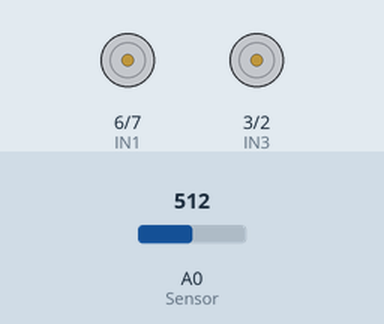
Simulated run of this sketch. Board: Arduino Uno, built with avr-gcc and run on an emulated ATmega328P. Shown: motor-driver pin pairs drawn as motors (green arrow = first pin HIGH = forward, orange = second pin HIGH = backward, longer = more drive, scaled by the enable pin). The inputs (shaded band) are chosen by the test bench; at power-on: A0 (Sensor) = 512.

Above: at 1.4 s.
1.5 s: A0 (Sensor) set to 530
At 3.0 s:
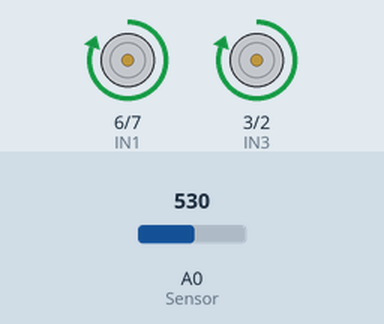
3.3 s: A0 (Sensor) set to 511
At 3.5 s:
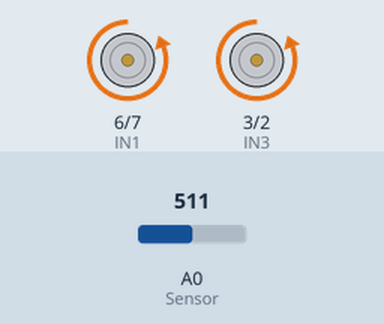
6.5 s: A0 (Sensor) set to 716
At 6.8 s:
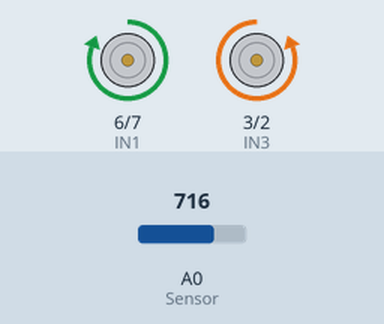
8.4 s: A0 (Sensor) set to 502
At 8.6 s:
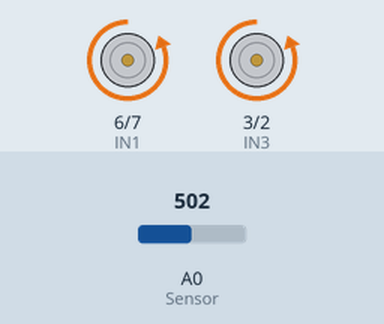
Timing chart, 0 to 12.6 s (numbered marks = the images above; inputs shaded):
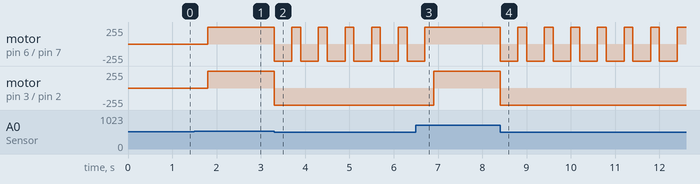

Measured:
- the behaviour switches between 512 and 513 on A0 (Sensor) (found by bisection; images 0 and 1)
- after the input at 1.5 s, motor on pin 6 (IN1) / pin 7 (IN2), motor on pin 3 (IN3) / pin 2 (IN4): stopped → forward 255/255 after 0.30 s
- after the input at 3.3 s, motor on pin 6 (IN1) / pin 7 (IN2): alternates forward 255/255 for 0.20 s and backward 255/255 for 0.40 s, starting at once; motor on pin 3 (IN3) / pin 2 (IN4): forward 255/255 → backward 255/255 at once
- after the input at 6.5 s, motor on pin 6 (IN1) / pin 7 (IN2): goes on until 6.7 s, then stays forward 255/255; motor on pin 3 (IN3) / pin 2 (IN4): backward 255/255 → forward 255/255 after 0.40 s
- after the input at 8.4 s, motor on pin 6 (IN1) / pin 7 (IN2): alternates forward 255/255 for 0.20 s and backward 255/255 for 0.40 s, starting at once; motor on pin 3 (IN3) / pin 2 (IN4): forward 255/255 → backward 255/255 at once

The sketch:

missao_7_sensor_infravermelho.ino
```cpp
// Definição dos Pinos

//Motor A(esquerda)
 const int ENA = 5; //PWM para controle de potencia (0 a 255)
 const int IN1 = 6; // Controle de direção p/frente
 const int IN2 = 7; //Controle de direção p/trás

//Motor B(direita)
 const int IN3 = 3; //PWM para controle de potencia (0 a 255)
 const int IN4 = 2; //Controle de direção p/frente
 const int ENB = 4; //Controle de direção p/trás

//Sensor de refletancia
 const int Sensor = A0; //Pino Analógico


//Definição das variáveis
int valorSensor;

void setup(){
//Definindo Configurações dos Pinos
	pinMode(IN1,OUTPUT);
  	pinMode(IN2,OUTPUT);

	pinMode(IN3,OUTPUT);
	pinMode(IN4,OUTPUT);

  	pinMode(Sensor,INPUT);

  Serial.begin(9600);
}

void loop(){

  //1. Ler o sensor
 valorSensor = analogRead(Sensor);

 //2. Decisão


  //Se estiver na borda branca
  if (valorSensor <= 512 ){                    //Sabendo que valores <= 512 significam BRANCO

  //Andar para trás
  digitalWrite(IN1,LOW);
  digitalWrite(IN2,HIGH);
  digitalWrite(IN3,LOW);
  digitalWrite(IN4,HIGH);

  //Por uma distância de 10 a 20 cm
  delay(400);


  //Girar 180*       => uma roda p frente e outra roda para trás ( Motot A p/frente e Motor B p/trás)

  	digitalWrite(IN1,HIGH);
    digitalWrite(IN2,LOW);
    digitalWrite(IN3,LOW);
    digitalWrite(IN4,HIGH);

  delay(200);

  }
  else{

  //Andar para frente com máxima potência

  digitalWrite(IN1,HIGH);
  digitalWrite(IN2,LOW);
  digitalWrite(IN3,HIGH);
  digitalWrite(IN4,LOW);

  analogWrite(ENA,255);
  analogWrite(ENB,255);
}

}
```
